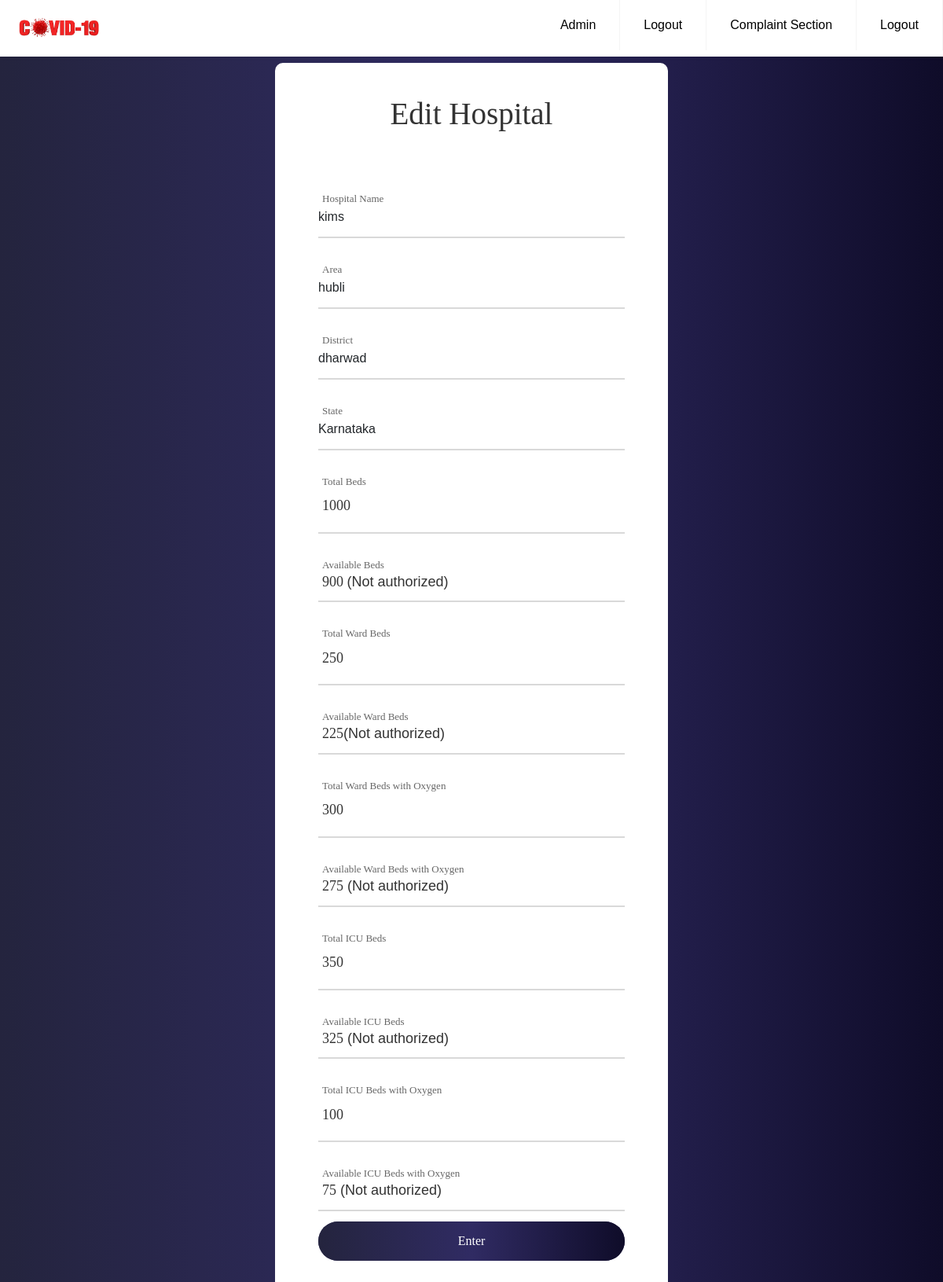
/hospital/2/edit, run on the app's committed database.
### models.py (models this page shows, shortened)
class Hospital(db.Model):
    id = db.Column(db.Integer, primary_key=True)
    name = db.Column(db.String(100), nullable=False)
    area = db.Column(db.String(100), nullable=False)
    district = db.Column(db.String(100), nullable=False)
    state = db.Column(db.String(100), nullable=False)
    total_beds = db.Column(db.Integer, nullable=False)
    available_beds = db.Column(db.Integer, nullable=False)
    total_ward_beds = db.Column(db.Integer, nullable=False)
    available_ward_beds = db.Column(db.Integer, nullable=False)
    total_ward_beds_with_oxygen = db.Column(db.Integer, nullable=False)
    available_ward_beds_with_oxygen = db.Column(db.Integer, nullable=False)
    total_icu_beds = db.Column(db.Integer, nullable=False)
    available_icu_beds = db.Column(db.Integer, nullable=False)
    total_icu_beds_with_oxygen = db.Column(db.Integer, nullable=False)
    available_icu_beds_with_oxygen = db.Column(db.Integer, nullable=False)
    beds = db.relationship('Bed', backref='hospital', lazy=True)

### app.py (the view)
@app.route("/hospital/<int:hospital_id>/edit", methods=['GET', 'POST'])
def edithospital(hospital_id):
    hospital = Hospital.query.get_or_404(hospital_id)
    form = edithospitalform()
    if request.method=='POST' and form.validate_on_submit():
        if (hospital.total_beds-hospital.available_beds) <= form.total_beds.data and (hospital.total_ward_beds-hospital.available_ward_beds) <= form.total_ward_beds.data and\
        (hospital.total_ward_beds_with_oxygen-hospital.available_ward_beds_with_oxygen) <= form.total_ward_beds_with_oxygen.data and (hospital.total_icu_beds-hospital.available_icu_beds) <= form.total_icu_beds.data and\
        (hospital.total_icu_beds_with_oxygen-hospital.available_icu_beds_with_oxygen) <= form.total_icu_beds_with_oxygen.data:
            db.session.query(Hospital).filter_by(id=hospital_id).update({Hospital.total_beds: form.total_beds.data, Hospital.total_ward_beds: form.total_ward_beds.data,\
                                                                  Hospital.total_ward_beds_with_oxygen: form.total_ward_beds_with_oxygen.data, Hospital.total_icu_beds: form.total_icu_beds.data,\
                                                                  Hospital.total_icu_beds_with_oxygen:form.total_icu_beds_with_oxygen.data}, synchronize_session = False)
            db.session.commit()
            return redirect(url_for('hospital'))
        else:
            flash('the number of beds of category edited should be greater than the occupied number','danger')
            return redirect(url_for('admin'))
    else:
        form.total_beds.data = hospital.total_beds
        form.total_ward_beds.data = hospital.total_ward_beds
        form.total_ward_beds_with_oxygen.data = hospital.total_ward_beds_with_oxygen
        form.total_icu_beds.data = hospital.total_icu_beds
        form.total_icu_beds_with_oxygen.data = hospital.total_icu_beds_with_oxygen
    return render_template('hospitaledit.html',hospital=hospital, form=form, title="Edit Hospital")

### forms.py
class edithospitalform(FlaskForm):
    total_beds = IntegerField('total_beds', validators=[DataRequired()])
    total_ward_beds = IntegerField('total_ward_beds', validators=[DataRequired()])
    total_ward_beds_with_oxygen = IntegerField('total_ward_beds_with_oxygen', validators=[DataRequired()])
    total_icu_beds = IntegerField('total_icu_beds', validators=[DataRequired()])
    total_icu_beds_with_oxygen = IntegerField('total_icu_beds_with_oxygen', validators=[DataRequired()])
    submit = SubmitField('Enter')

### templates/hospitaledit.html (shortened to what this page needs)
{% extends "base.html" %}
{% block navbar %}
    <li><a href="{{ url_for('complaint') }}">Complaint Section</a></li>
    <li><a href="{{ url_for('admin') }}">Logout</a></li>
{% endblock navbar %}
{% block content %}
	<div class="patient_form">
		<div class="container-contact100" id="patient_form">
			<div class="wrap-contact100">
			<form class="contact100-form validate-form needs-validation" method="POST" novalidate>
				<span class="contact100-form-title">
					Edit Hospital
				</span>
				<div class="wrap-input100 validate-input">
                    <span class="label-input100">Hospital Name</span>
                    <div>
                        {{ hospital.name }}
                    </div>
					<span class="focus-input100"></span>
				</div>
				<div class="wrap-input100 validate-input">
					<span class="label-input100">Area</span>
					<div>
    					{{ hospital.area }}
    				</div>
					<span class="focus-input100"></span>
				</div>
				<div class="wrap-input100 input100-select">
					<span class="label-input100">District</span>
					<div>
						{{ hospital.district }}
					</div>
					<span class="focus-input100"></span>
				</div>
				<div class="wrap-input100 input100-select">
					<span class="label-input100">State</span>
					<div>
						{{ hospital.state }}
					</div>
					<span class="focus-input100"></span>
				</div>
				<div class="wrap-input100 validate-input" data-validate="Name is required">
					<span class="label-input100">Total Beds</span>
					{{ form.total_beds(class="input100") }}
					<span class="focus-input100"></span>
                </div>
                <div class="wrap-input100 validate-input" data-validate="Name is required">
					<span class="label-input100">Available Beds</span>
					<p class="input100">{{ hospital.available_beds }} <span class="authorized"> (Not authorized) </span></p>
					<span class="focus-input100"></span>
				</div>
				<div class="wrap-input100 validate-input" data-validate = "Message is required">
					<span class="label-input100">Total Ward Beds</span>
					{{ form.total_ward_beds(class="input100") }}
					<span class="focus-input100"></span>
                </div>
                <div class="wrap-input100 validate-input" data-validate="Name is required">
					<span class="label-input100">Available Ward Beds</span>
					<p class="input100">{{ hospital.available_ward_beds }}<span class="authorized">(Not authorized) </span></p>
					<span class="focus-input100"></span>
				</div>
				<div class="wrap-input100 validate-input" data-validate="Name is required">
					<span class="label-input100">Total Ward Beds with Oxygen</span>
					{{ form.total_ward_beds_with_oxygen(class="input100") }}
					<span class="focus-input100"></span>
                </div>
                <div class="wrap-input100 validate-input" data-validate="Name is required">
					<span class="label-input100">Available Ward Beds with Oxygen</span>
					<p class="input100">{{ hospital.available_ward_beds_with_oxygen }}<span class="authorized"> (Not authorized) </span></p>
					<span class="focus-input100"></span>
				</div>
				<div class="wrap-input100 validate-input" data-validate="Name is required">
					<span class="label-input100">Total ICU Beds</span>
					{{ form.total_icu_beds(class="input100") }}
					<span class="focus-input100"></span>
                </div>
                <div class="wrap-input100 validate-input" data-validate="Name is required">
					<span class="label-input100">Available ICU Beds</span>
					<p class="input100">{{ hospital.available_icu_beds }}<span class="authorized"> (Not authorized) </span></p>
					<span class="focus-input100"></span>
				</div>
                <div class="wrap-input100 validate-input" data-validate="Name is required">
					<span class="label-input100">Total ICU Beds with Oxygen</span>
					{{ form.total_icu_beds_with_oxygen(class="input100") }}
					<span class="focus-input100"></span>
                </div>
                <div class="wrap-input100 validate-input" data-validate="Name is required">
					<span class="label-input100">Available ICU Beds with Oxygen</span>
					<p class="input100">{{ hospital.available_icu_beds_with_oxygen }}<span class="authorized"> (Not authorized) </span></p>
					<span class="focus-input100"></span>
				</div>
				<div class="container-contact100-form-btn">
					<div class="wrap-contact100-form-btn">
						<div class="contact100-form-bgbtn"></div>
							{{ form.submit(class="contact100-form-btn") }}
					</div>
				</div>
			</form>
		</div>
	</div>
</div>
{% endblock content %}

### static/css/home.css (style rules this page uses)
* { box-sizing: border-box; padding: 0; margin: 0; font-family: Verdana, Geneva, Tahoma, sans-serif; }
.navbar__main a { color: #000; }
.navbar__main .header li a { display: block; padding: 20px 20px; border-right: 1px solid #f4f4f4; text-decoration: none; }
@media (min-width: 1000px) { .navbar__main .header li { float: left; } }
@media (min-width: 1000px) { .navbar__main .header li a { padding: 20px 30px; } }

### static/css/patient_add.css (style rules this page uses)
.patient_form { margin: 0px; padding: 0px; box-sizing: border-box; }
.patient_form { height: 100%; }
.patient_form p { line-height: 1.7; color: #666666; margin: 0px; }
.patient_form input { outline: none; border: none; }
.patient_form .container-contact100 { width: 100%; min-height: 100vh; display: -webkit-box; display: -webkit-flex; display: -moz-box; display: -ms-flexbox; display: flex; flex-wrap: wrap; justify-content: center; align-items: center; padding: 15px; padding-top:80px; background: #0f0c29; background: -webkit-linear-gradient(to right, #24243e, #302b63, #0f0c29); background: linear-gradient(to right, #24243e, #302b63, #0f0c29); }
#patient_form { padding-top: 80px; }
.patient_form .wrap-contact100 { width: 500px; background: #fff; border-radius: 10px; overflow: hidden; padding: 42px 55px 45px 55px; }
.patient_form .contact100-form { width: 100%; }
.patient_form .contact100-form-title { display: block; font-family: Poppins-Bold; font-size: 39px; color: #333333; line-height: 1.2; text-align: center; padding-bottom: 44px; }
.patient_form .wrap-input100 { width: 100%; position: relative; border-bottom: 2px solid #d9d9d9; padding-bottom: 13px; margin-top: 27px; }
.patient_form .label-input100 { font-family: Poppins-Regular; font-size: 13px; color: #666666; line-height: 1.5; padding-left: 5px; }
.patient_form .input100 { display: block; width: 100%; background: transparent; font-family: Poppins-Medium; font-size: 18px; color: #333333; line-height: 1.2; padding: 0 5px; }
.patient_form .focus-input100 { position: absolute; display: block; width: 100%; height: 100%; top: 0; left: 0; pointer-events: none; }
.patient_form .focus-input100::before { content: ""; display: block; position: absolute; bottom: -2px; left: 0; width: 0; height: 2px; -webkit-transition: all 0.4s; -o-transition: all 0.4s; -moz-transition: all 0.4s; transition: all 0.4s; background: #7f7f7f; }
.patient_form input.input100 { height: 40px; }
.patient_form .container-contact100-form-btn { display: -webkit-box; display: -webkit-flex; display: -moz-box; display: -ms-flexbox; display: flex; flex-wrap: wrap; justify-content: center; padding-top: 13px; }
.patient_form .wrap-contact100-form-btn { width: 100%; display: block; position: relative; z-index: 1; border-radius: 25px; overflow: hidden; margin: 0 auto; }
.patient_form .contact100-form-bgbtn { position: absolute; z-index: -1; width: 300%; height: 100%; background: #0f0c29; background: -webkit-linear-gradient(to right, #24243e, #302b63, #0f0c29); background: linear-gradient(to right, #24243e, #302b63, #0f0c29); top: 0; left: -100%; -webkit-transition: all 0.4s; -o-transition: all 0.4s; -moz-transition: all 0.4s; transition: all 0.4s; }
.patient_form .contact100-form-btn { display: -webkit-box; display: -webkit-flex; display: -moz-box; display: -ms-flexbox; display: flex; justify-content: center; align-items: center; padding: 0 20px; width: 100%; height: 50px; background: #0f0c29; background: -webkit-linear-gradient(to right, #24243e, #302b63, #0f0c29); background: linear-gradient(to right, #24243e, #302b63, #0f0c29); font-family: Poppins-Medium; font-size: 16px; color: #fff; line-height: 1.2; }
.patient_form .validate-input { position: relative; }

### templates/hospitaledit.html (style rules this page uses)
#patient_form { padding-top: 80px; }

### data on the page
Hospital: name "kims", area "hubli", district "dharwad", state "Karnataka", total_beds "1000", available_beds "900", total_ward_beds "250", available_ward_beds "225", total_ward_beds_with_oxygen "300", available_ward_beds_with_oxygen "275", total_icu_beds "350", available_icu_beds "325", total_icu_beds_with_oxygen "100", available_icu_beds_with_oxygen "75"
